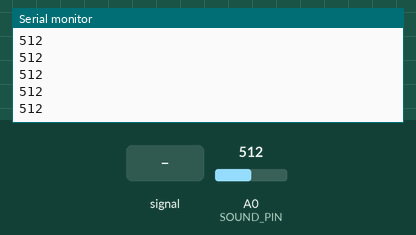
A sketch run on a simulated Arduino Uno, built with avr-gcc and run on an emulated ATmega328P. Parts: the last lines printed to the serial monitor. The inputs (shaded band) are chosen by the test bench; at power-on: A0 (SOUND_PIN) = 512.

Above: at 1.2 s.
1.3 s: A0 (SOUND_PIN) fed a 200 Hz sine of ±81 counts around its level
At 1.32 s:
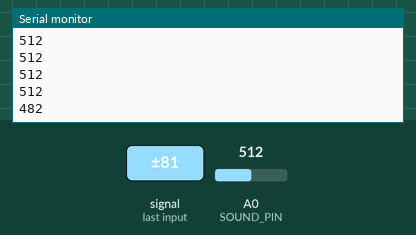
2.8 s: A0 (SOUND_PIN) set to 716
At 2.83 s:
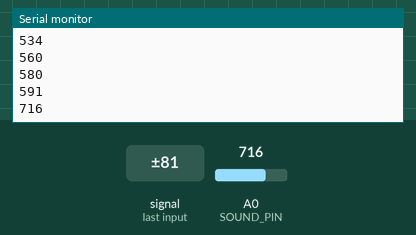
4.3 s: A0 (SOUND_PIN) fed a 1000 Hz sine of ±255 counts around its level
At 4.34 s:
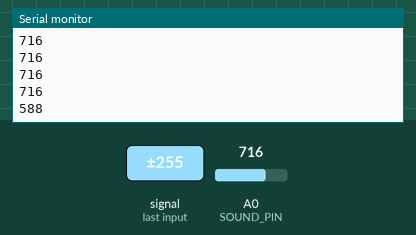
5.8 s: A0 (SOUND_PIN) set to 900
At 5.8 s:
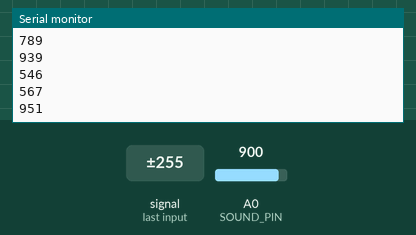
Timing chart, 0 to 8.3 s (numbered marks = the images above; inputs shaded):
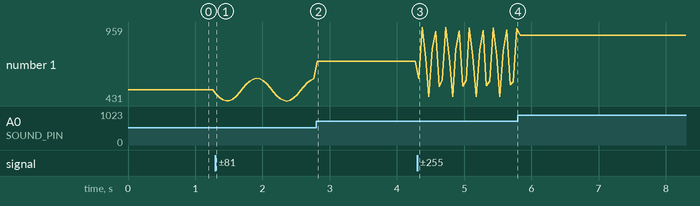

Measured:
- after the input at 1.3 s, the serial monitor: prints a new line at once (image 1)
- after the input at 2.8 s, the serial monitor: prints a new line at once (image 2)
- after the input at 4.3 s, the serial monitor: prints a new line at once (image 3)
- plotted number 1: 512 → 591 after the input at 1.3 s, 591 → 716 after the input at 2.8 s, 716 → 951 after the input at 4.3 s, 951 → 900 after the input at 5.8 s

The sketch:

241011_11_sound.ino
```cpp
const int SOUND_PIN = A0;

void setup() {
  // put your setup code here, to run once:
  Serial.begin(9600);
}

void loop() {
  // put your main code here, to run repeatedly:
  int sound_level = analogRead(SOUND_PIN);
  Serial.println(sound_level);
  delay(50);
}
```
